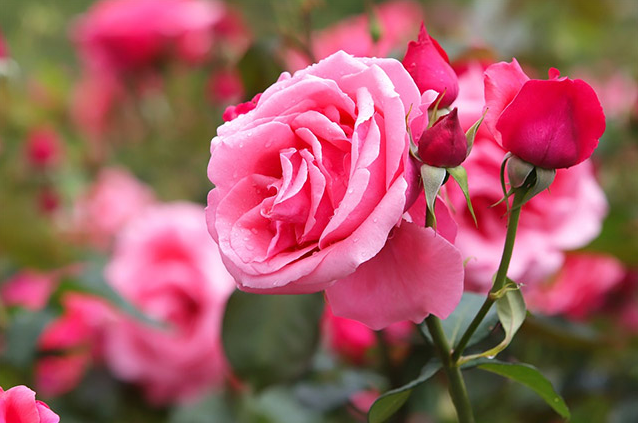
#> input picture images/rose.png, 638 x 423 px
$ python cv30_gaussian_filter2.py
#> lines starting #> are read from the running program, lines starting #| are printed output that depends on the picture
# cv2.GaussianBlur(src, ksize, sigmaX, dst, sigmaY, borderType)
# src : 입력 영상, ksize : 가우시안 커널크기(0,0)으로 지정하면 sigmaX값에 의해서 자동으로 결정
# sigmaX : x방향의 sigma, sigmaY : y방향의 sigma. 0이면 sigmaX와 동일하게 설정됨

import cv2, sys, numpy as np

src = cv2.imread('./images/rose.png', cv2.IMREAD_GRAYSCALE)
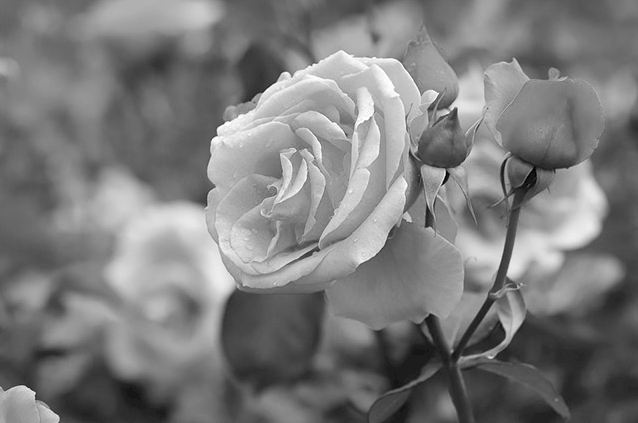
#> src: shape (423, 638); min 0, max 255, mean 123.9
if src is None:
    print('Image load failed')
    sys.exit()

cv2.imshow('src', src)

for sigma in range(1,6):
    dst = cv2.GaussianBlur(src, (0,0), sigma)

    desc = 'sigma: {}'.format(sigma)
    cv2.putText(dst, desc, (10,30), cv2.FONT_HERSHEY_TRIPLEX, 1.0, 255, 1, cv2.LINE_AA)

    cv2.imshow('dst', dst)
    cv2.waitKey()
#> this loop made 5 passes
#> pass 1, `cv2.imshow('dst', dst)`:
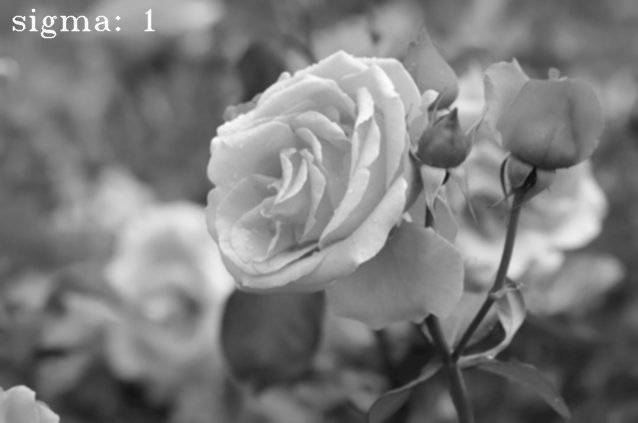
#> window 'dst': shape (423, 638); min 15, max 255, mean 124.2
#> after the loop:
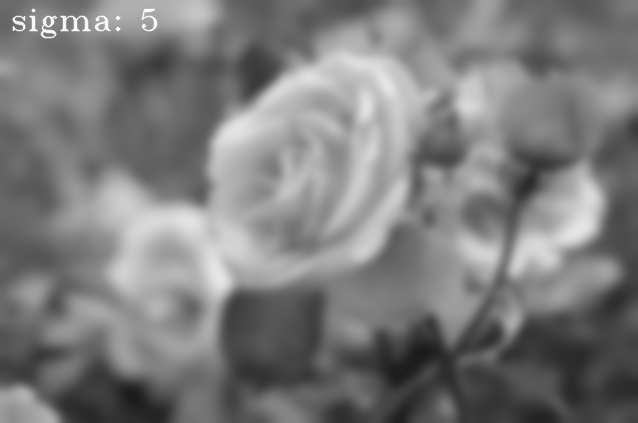
#> dst: shape (423, 638); min 27, max 255, mean 124.2

cv2.destroyAllWindows()
